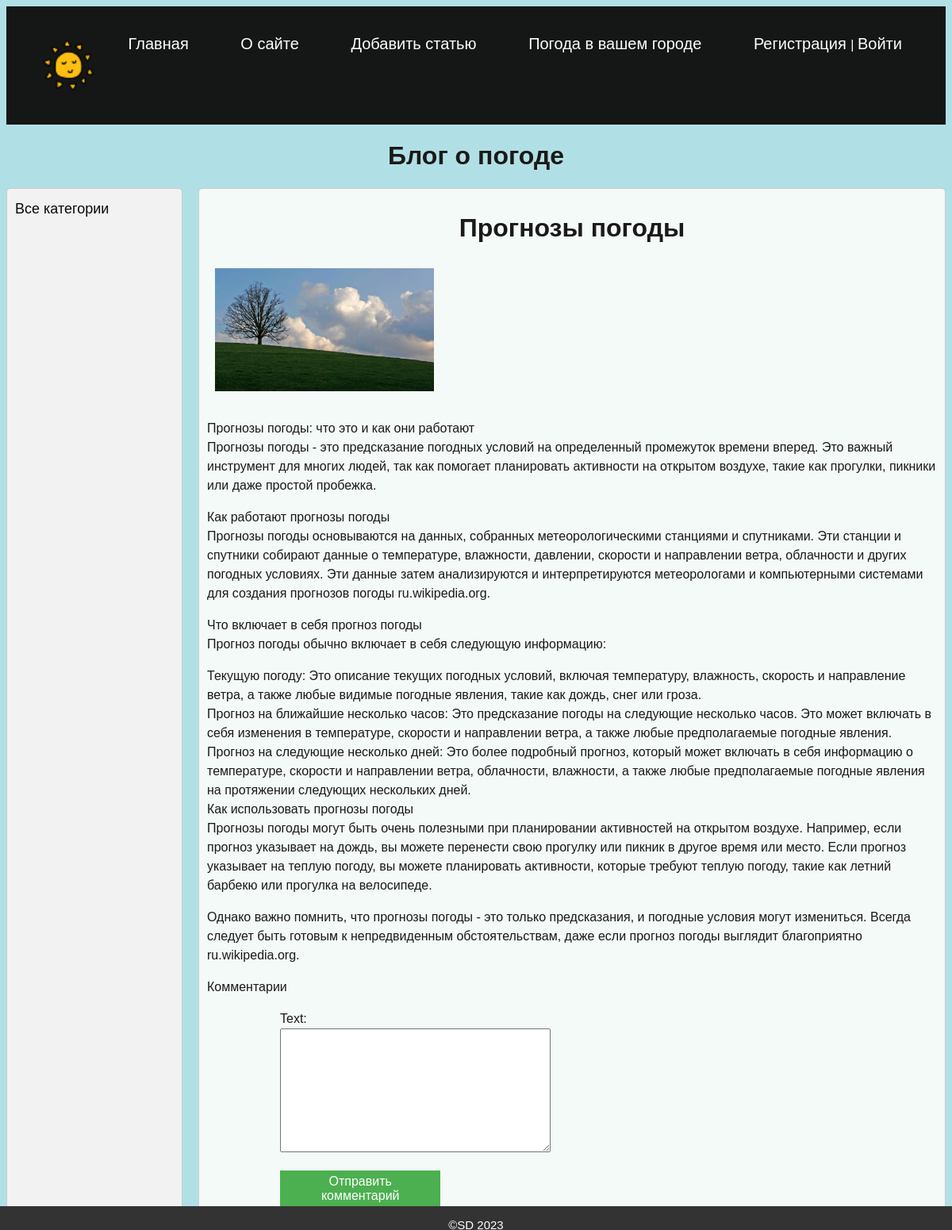
The page /post/rr/ on the database its author committed.
### blog/models.py (models this page shows, shortened)
class Blog(models.Model):
    title = models.CharField(max_length=255)
    slug = models.SlugField(max_length=255, unique=True, db_index=True, verbose_name="URL")
    content = models.TextField(blank=False)
    photo = models.ImageField(upload_to='blog_images/')
    time_create = models.DateTimeField(auto_now_add=True)
    time_update = models.DateTimeField(auto_now=True)
    is_published = models.BooleanField(default=True)
    cat = models.ForeignKey('Category', on_delete=models.PROTECT, null=True)

### blog/views.py (the view, shortened to what this page needs)
# urls.py: path('post/<str:post_slug>/', views.ShowPostView.as_view(), name='post'),
class ShowPostView(View):
    def get(self, request, post_slug):
        post = get_object_or_404(Blog, slug=post_slug)
        comments = Comment.objects.filter(post=post)
        form = CommentForm()
        context = {
            'post': post,
            'comments': comments,
            'form': form,
            'menu': get_user_context()['menu'],
            'title': post.title,
            'cat_selected': 1,
        }
        return render(request, 'blog/post.html', context=context)

### blog/forms.py
class CommentForm(forms.ModelForm):
       class Meta:
           model = Comment
           fields = ('text',)

### blog/utils.py (called while the page is built)
def get_user_context():
    return {
        'menu': [
            {'title': "Главная", 'url_name': 'home'},
            {'title': "О сайте", 'url_name': 'about'},
            {'title': "Добавить статью", 'url_name': 'add_page'},
            {'title': "Погода в вашем городе", 'url_name': 'weather'},
        ]
    }

### blog/templates/blog/post.html (shortened to what this page needs)
{% extends 'blog/base.html' %}
{% block content %}
<h1>{{post.title}}</h1>
{% if post.photo %}
<p><img class="img-article-left" src="{{post.photo.url}}"></p>
{% endif %}
{{post.content|linebreaks}}
<p>Комментарии</p>
<form class="comment-form" method="post">
    {{ form.as_p }}
    <button type="submit">Отправить комментарий</button>
</form>
{% endblock %}

### blog/static/css/style.css (style rules this page uses)
body { font-family: Arial, sans-serif; background-color: powderblue; color: rgb(88, 84, 84); }
h1 { text-align: center; color: rgb(27, 25, 25); }
.blogs p { color: rgb(27, 25, 25); line-height: 1.5; }
.img-article-left { width: 30%; margin: 10px; padding-bottom: 2px; }
form { display: block; margin-bottom: 10px; justify-content: center; align-items: center; }
button { padding: 5px 10px; font-size: 16px; background-color: #4CAF50; color: white; border: none; cursor: pointer; }
.comment-form { width: 22%; margin-left: 10%; }

### rows shown on the page
Blog: title "Прогнозы погоды", photo (picture), content "Прогнозы погоды: что это и как они работают Прогнозы погоды - это предсказание погодных условий на определенный промежуток времени вперед. Это важный инструмент для многих людей, так как помогает планировать активности на открытом воздухе, такие как прогулки, пикники или даже простой пробежка. Как работают прогнозы погоды Прогнозы погоды основываются на данных, собранных метеорологическими станциями и спутниками. Эти станции и спутники собирают данные о температуре, влажности, давлении, скорости и направлении ветра, облачности и других погодных условиях. Эти данные затем анализируются и интерпретируются метеорологами и компьютерными системами для создания прогнозов погоды ru.wikipedia.org.…"

### other values the page prints
{{ m.title }} "Главная" "О сайте" "Добавить статью" "Погода в вашем городе"
